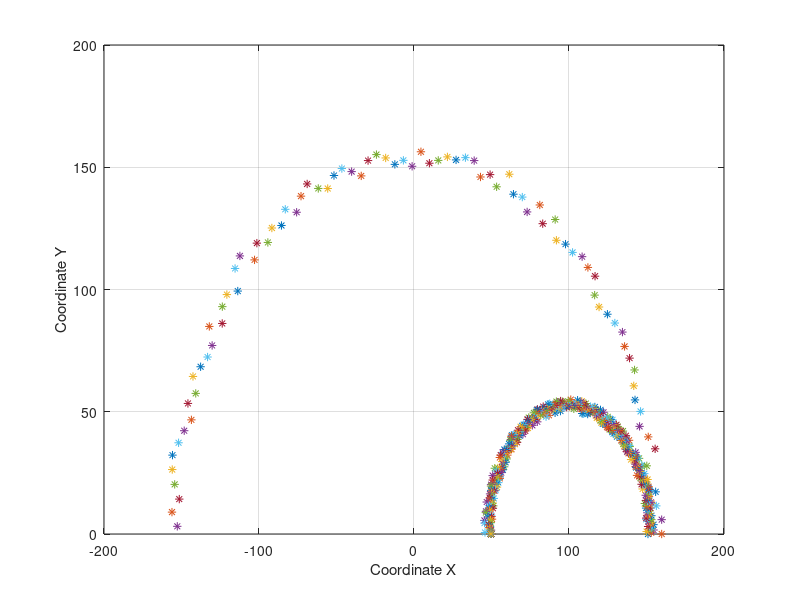

The MATLAB script that drew this image: (Note: this script raises an error after producing the figure.)
clear all
close all
clc

x_1 = 100;
y_1 = 0;
x_2 = 0;
y_2 = 0;
X = [];

for alpha = 0 * pi : 0.01 : 1 * pi
    r = rand * 5 + 50;

    x = x_1 + (r * cos(alpha));
    y = y_1 + (r * sin(alpha));

    X = [X; [x y]];
end

for alpha = 0 * pi : 0.1 * rand : 1 * pi
    r1 = rand * 10 + 150;

    x1 = x_2 + (r1 * cos(alpha));
    y1 = y_2 + (r1 * sin(alpha));

    X = [X; [x y]];
    X = [X; [x1 y1]];
end


figure(1)
grid on;
hold on;
box on;
xlabel('Coordinate X');
ylabel('Coordinate Y');

for i = 1 : size(X, 1)
    plot(X(i, 1), X(i, 2),'*');
end

minpts = 20;
epsln = 8;

[clust_num, core_points] = dbscan(X, epsln, minpts, 'Distance', 'euclidean');

figure(2)
gscatter(X(:,1),X(:,2),clust_num);

figure(2)
grid on;
hold on;
box on;
xlabel('Coordinate X');
ylabel('Coordinate Y');
gscatter(X(:,1),X(:,2),clust_num);
